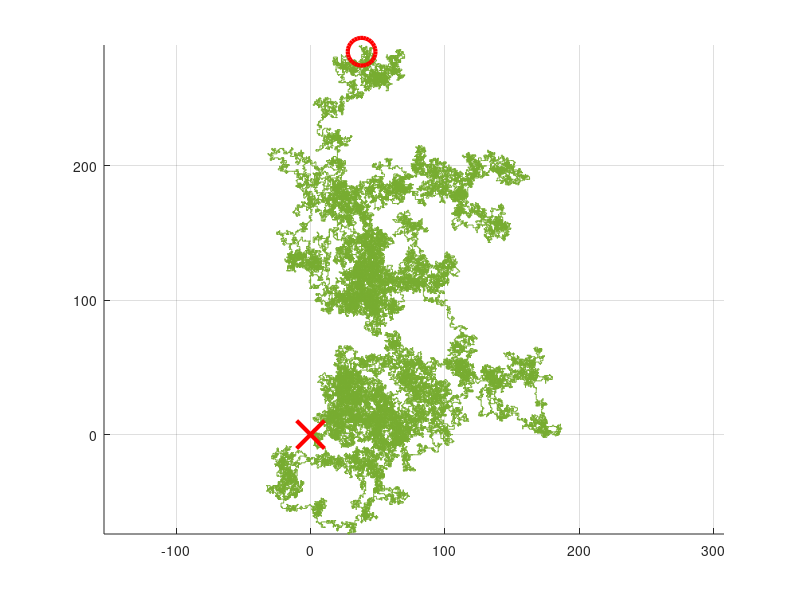

Reproduce this figure in MATLAB.
function randomwalkexample2

N = 100000;
A = [1 0; -1 0; 0 1; 0 -1];
r = randi(4,[N-1 1]);
x = [0 0; cumsum(A(r,:))];

figure

axis equal;
grid on;
hold on;
xp = [];
for N = 400:400:100000
    delete(xp);
    xp = plot(x(1:N,1),x(1:N,2));
    drawnow;
end
plot(x(end,1),x(end,2),'ro','markersize',20,'linewidth',3);
plot(0,0,'rx','markersize',20,'linewidth',3);
